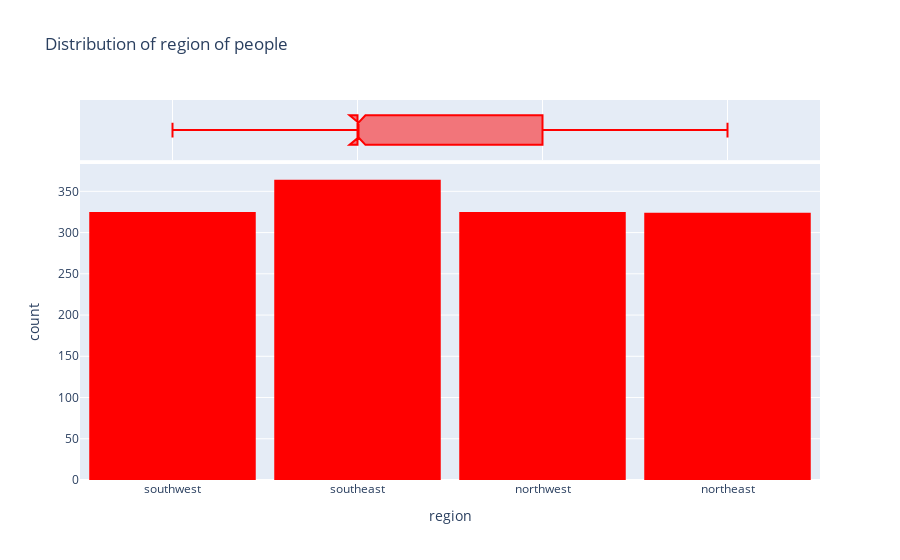

Here is the notebook cell this chart was saved with:
### Code cell
fig = px.histogram(medical_df,
                   x='region',
                   marginal='box',
                   color_discrete_sequence = ['red'],
                   title='Distribution of region of people'
)
fig.update_layout(bargap=0.1)
fig.show()

### Figure 1 — Plotly figure (JSON) as saved in the notebook; plotly's stock layout.template omitted (floating-point values rounded to 4 significant figures; data arrays with more than 128 entries replaced by an {"elided": "..."} marker saying what was removed)
{"data": [{"alignmentgroup": "True", "bingroup": "x", "hovertemplate": "region=%{x}<br>count=%{y}<extra></extra>", "legendgroup": "", "marker": {"color": "red", "pattern": {"shape": ""}}, "name": "", "offsetgroup": "", "orientation": "v", "showlegend": false, "type": "histogram", "x": {"elided": "1338 str values"}, "xaxis": "x", "yaxis": "y"}, {"alignmentgroup": "True", "hovertemplate": "region=%{x}<extra></extra>", "legendgroup": "", "marker": {"color": "red"}, "name": "", "notched": true, "offsetgroup": "", "showlegend": false, "type": "box", "x": {"elided": "1338 str values"}, "xaxis": "x2", "yaxis": "y2"}], "layout": {"bargap": 0.1, "barmode": "relative", "legend": {"tracegroupgap": 0}, "title": {"text": "Distribution of region of people"}, "xaxis": {"anchor": "y", "domain": [0, 1], "title": {"text": "region"}}, "xaxis2": {"anchor": "y2", "domain": [0, 1], "matches": "x", "showgrid": true, "showticklabels": false}, "yaxis": {"anchor": "x", "domain": [0, 0.8316], "title": {"text": "count"}}, "yaxis2": {"anchor": "x2", "domain": [0.8416, 1], "matches": "y2", "showgrid": false, "showline": false, "showticklabels": false, "ticks": ""}}}
